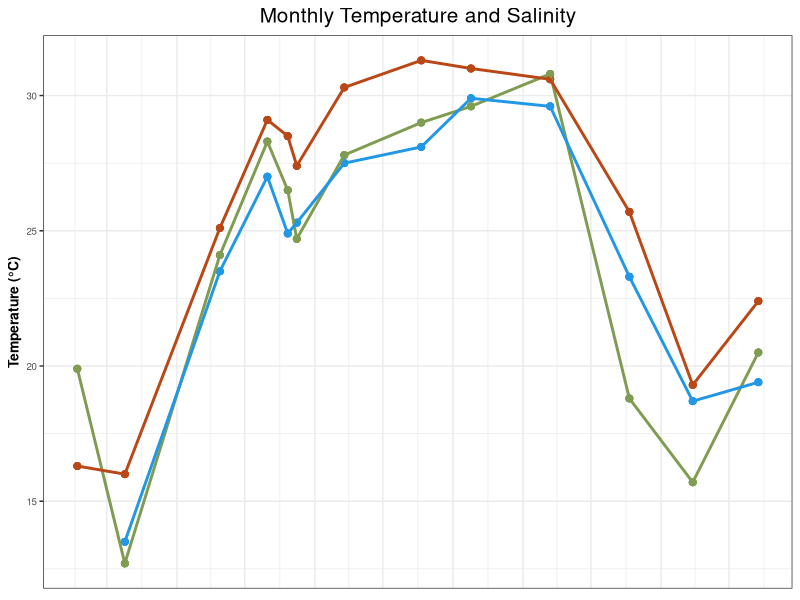
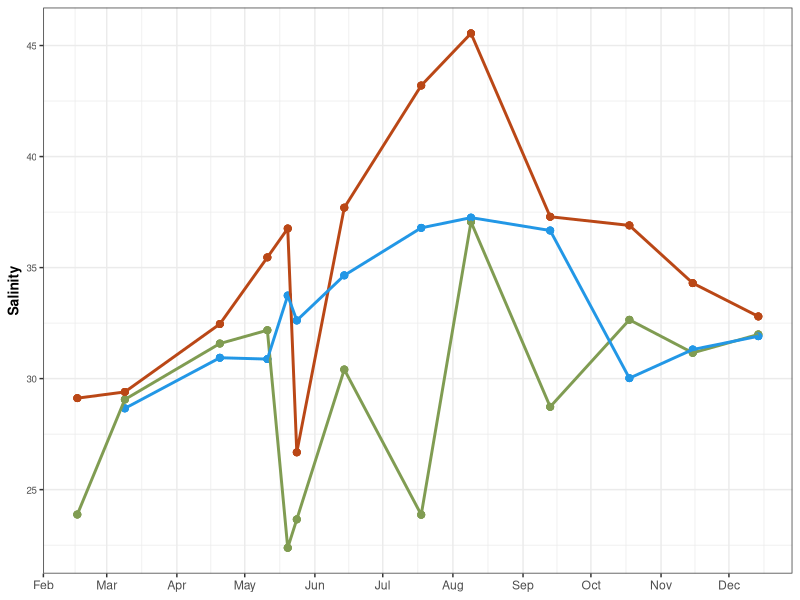
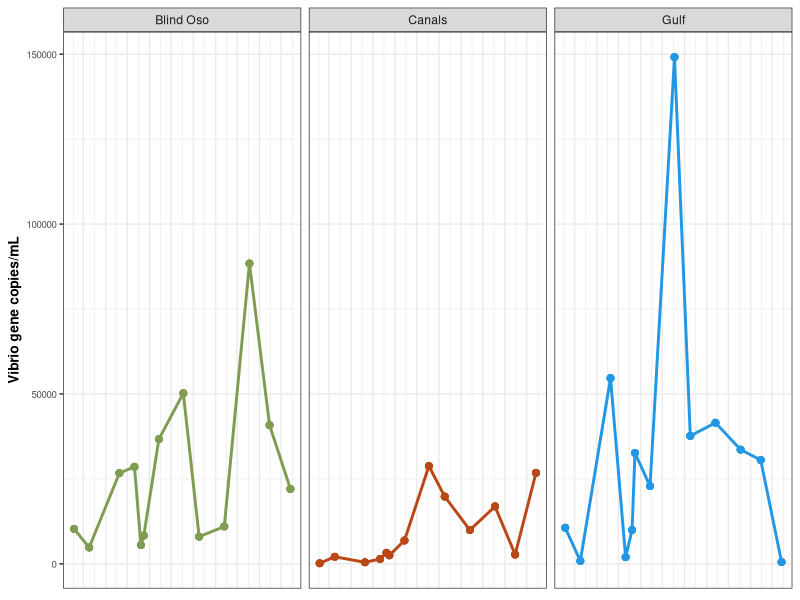
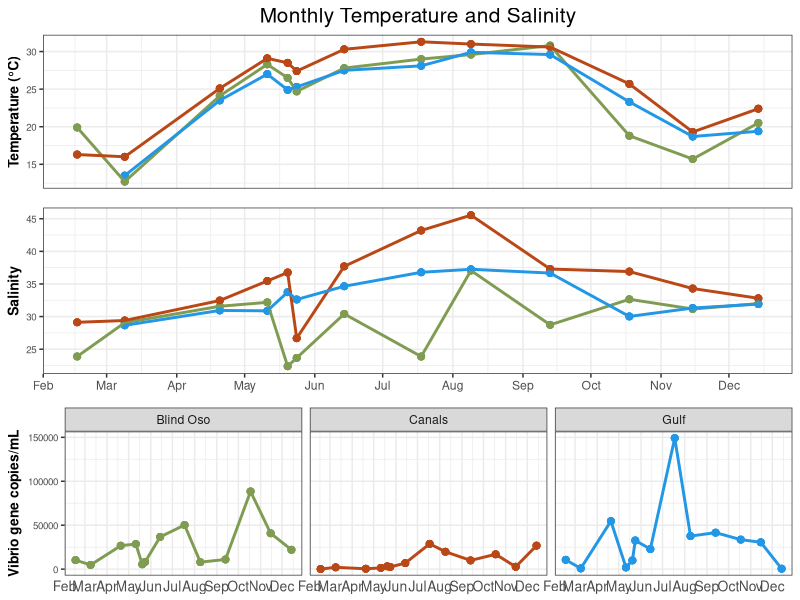
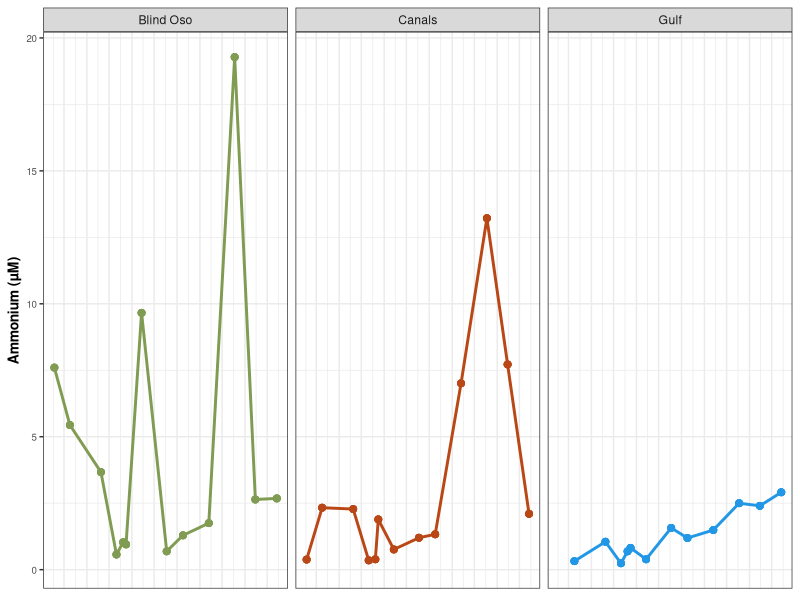
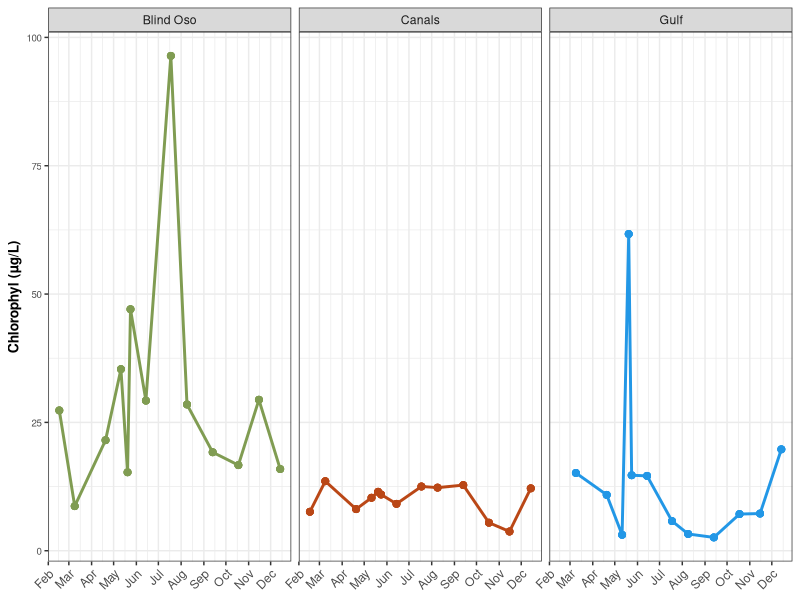
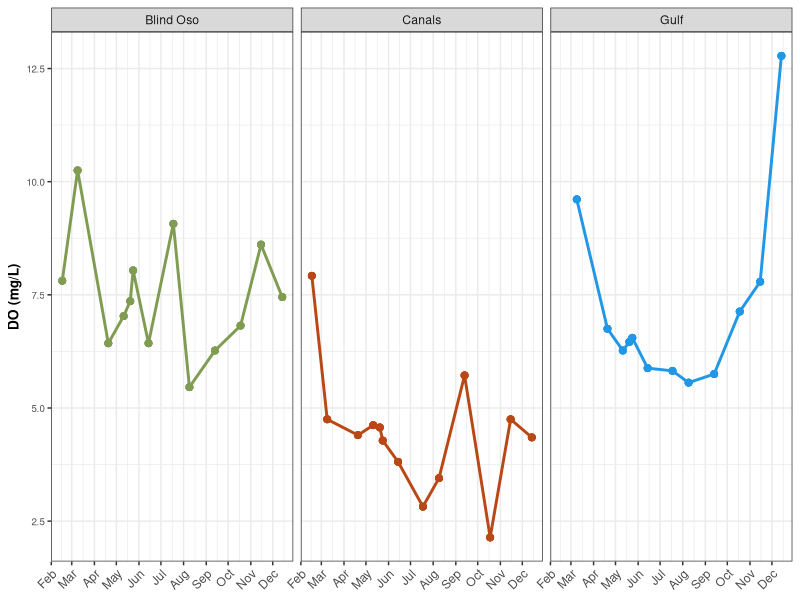
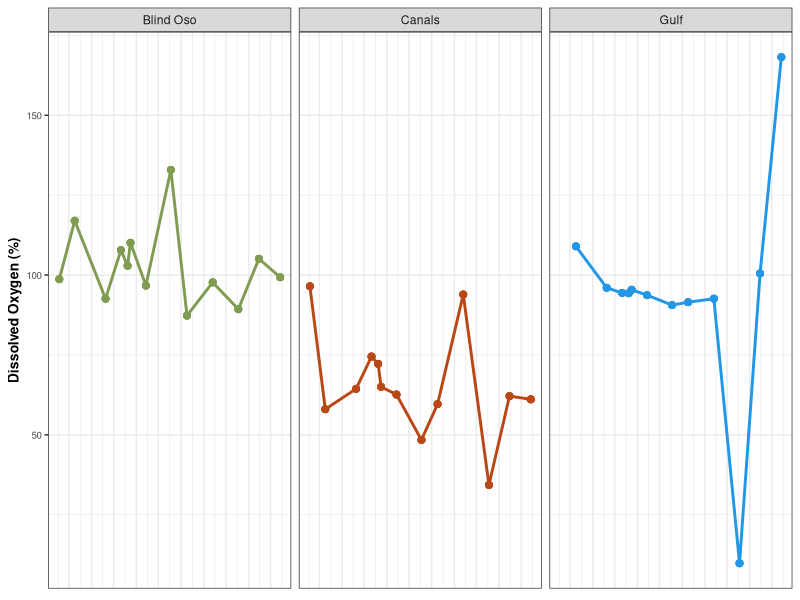

R code for these plots, in order:
## ---- chunk 1
library(tidyverse)
library(here)
library(ggpubr)
library(lubridate)
library(kableExtra) #Tables
## ---- chunk 2
d1<- read_csv(here("data", "processed_data", "tx_master.csv"))
## ---- chunk 3
daily<- d1 %>%
  filter(Type %in% "Daily")

monthly<- d1 %>% 
  mutate(Type = case_when(d1$date == "2022-07-18"  ~ "Monthly", #This makes 7-18-22 a monthly value for July
                          d1$Type == "Monthly" ~ "Monthly")) %>%
  filter(Type %in% "Monthly") 
## ---- chunk 4
temp<- monthly %>% ggplot() + 
  geom_point(
  aes(
    x = date,
    y = temp,
    color = site),
  size = 2)+
  geom_line(
  aes(
    x = date,
    y = temp,
    color = site),
  size = 1)+
  theme_bw()+
  #facet_wrap(~site)+
  labs(
    x = "Date",
    y = "Temperature (°C)",
    title = "Monthly Temperature and Salinity",
    color = "Site")+
  theme(
    plot.title= element_text(hjust = 0.5, size = 15),
    axis.title.x = element_blank(),
    axis.ticks.x = element_blank(),
    axis.text.x = element_blank(),
    axis.text.y = element_text(size = 7),
    axis.title.y = element_text(size = 10, face = "bold"),
    legend.position = "none",
    legend.background = element_rect(colour = 'black', fill = 'white', linetype='solid')) + #Moves legend onto plot 
    scale_color_manual(values = c("Blind Oso" = "#809C52",
                                "Canals" = "#ba4716",
                                "Gulf" = "4c848c"))+
   scale_x_date(date_breaks="1 month", date_labels="%b")


temp
  
## ---- chunk 5
sal<-  monthly %>% ggplot() + 
  geom_point(
  aes(
    x = date,
    y = sal,
    color = site),
  size = 2)+
  geom_line(
  aes(
    x = date,
    y = sal,
    color = site),
  size = 1)+
  theme_bw()+
  #facet_wrap(~site)+
  labs(
    x = "Date",
    y = "Salinity",
   # title = "Monthly Temperatures",
    color = "Site")+
  theme(
    plot.title= element_text(hjust = 0.5, size = 20),
    axis.title.x = element_blank(),
    #axis.ticks.x = element_blank(),
    #axis.text.x = element_blank(),
    axis.text.y = element_text(size = 7),
    axis.title.y = element_text(size = 10, face = "bold"),
    legend.position = "none",
    legend.background = element_rect(colour = 'black', fill = 'white', linetype='solid')) + #Moves legend onto plot 
    scale_color_manual(values = c("Blind Oso" = "#809C52",
                                "Canals" = "#ba4716",
                                "Gulf" = "4c848c"))+
   scale_x_date(date_breaks="1 month", date_labels="%b")


sal
## ---- chunk 6
fig3 <- monthly %>% ggplot() + 
  geom_point(
  aes(
    x = date,
    y = copies_mL,
    color = site),
  size = 2)+
  geom_line(
  aes(
    x = date,
    y = copies_mL,
    color = site),
  size = 1)+
  theme_bw()+
  facet_wrap(~site)+
  labs(
    x = "Date",
    y = "Vibrio gene copies/mL",
   # title = "Monthly Temperatures",
    color = "Site")+
  theme(
    plot.title= element_text(hjust = 0.5, size = 20),
    axis.title.x = element_blank(),
    axis.ticks.x = element_blank(),
    axis.text.x = element_blank(),
    axis.text.y = element_text(size = 7),
    axis.title.y = element_text(size = 10, face = "bold"),
    legend.position = "none",
    legend.background = element_rect(colour = 'black', fill = 'white', linetype='solid')) + #Moves legend onto plot 
    scale_color_manual(values = c("Blind Oso" = "#809C52",
                                "Canals" = "#ba4716",
                                "Gulf" = "4c848c"))+
   scale_x_date(date_breaks="1 month", date_labels="%b")

fig3
## ---- chunk 7
figp<- ggarrange(temp,sal, fig3 + font("x.text", size = 10), ncol = 1, nrow = 3,align = "v")

figp
## ---- chunk 8
amm<- monthly %>% ggplot() + 
  geom_point(
  aes(
    x = date,
    y = amm,
    color = site),
  size = 2)+
  geom_line(
  aes(
    x = date,
    y = amm,
    color = site),
  size = 1)+
  theme_bw()+
  facet_wrap(~site)+
  labs(
    x = "Date",
    y = "Ammonium (µM)",
   # title = "Monthly Temperatures",
    color = "Site")+
  theme(
    plot.title= element_text(hjust = 0.5, size = 20),
    axis.title.x = element_blank(),
    axis.ticks.x = element_blank(),
    axis.text.x = element_blank(),
    axis.text.y = element_text(size = 7),
    axis.title.y = element_text(size = 10, face = "bold"),
    legend.position = "none",
    legend.background = element_rect(colour = 'black', fill = 'white', linetype='solid')) + #Moves legend onto plot 
    scale_color_manual(values = c("Blind Oso" = "#809C52",
                                "Canals" = "#ba4716",
                                "Gulf" = "4c848c"))+
   scale_x_date(date_breaks="1 month", date_labels="%b")
amm
## ---- chunk 9
chl<- monthly %>% ggplot() + 
  geom_point(
  aes(
    x = date,
    y = chl,
    color = site),
  size = 2)+
  geom_line(
  aes(
    x = date,
    y = chl,
    color = site),
  size = 1)+
  theme_bw()+
  facet_wrap(~site)+
  labs(
    x = "Date",
    y = "Chlorophyl (µg/L)",
   # title = "Monthly Temperatures",
    color = "Site")+
  theme(
    plot.title= element_text(hjust = 0.5, size = 20),
    axis.title.x = element_blank(),
   # axis.ticks.x = element_blank(),
    axis.text.x = element_text(hjust = 1, angle = 45),
    axis.text.y = element_text(size = 7),
    axis.title.y = element_text(size = 10, face = "bold"),
    legend.position = "none",
    legend.background = element_rect(colour = 'black', fill = 'white', linetype='solid')) + #Moves legend onto plot 
    scale_color_manual(values = c("Blind Oso" = "#809C52",
                                "Canals" = "#ba4716",
                                "Gulf" = "4c848c"))+
   scale_x_date(date_breaks="1 month", date_labels="%b")
chl
## ---- chunk 10
do_mgl<-monthly %>% ggplot() + 
  geom_point(
  aes(
    x = date,
    y = do_mgl,
    color = site),
  size = 2)+
  geom_line(
  aes(
    x = date,
    y = do_mgl,
    color = site),
  size = 1)+
  theme_bw()+
  facet_wrap(~site)+
  labs(
    x = "Date",
    y = "DO (mg/L)",
   # title = "Monthly Temperatures",
    color = "Site")+
  theme(
    plot.title= element_text(hjust = 0.5, size = 20),
    axis.title.x = element_blank(),
   # axis.ticks.x = element_blank(),
    axis.text.x = element_text(hjust = 1, angle = 45),
    axis.text.y = element_text(size = 7),
    axis.title.y = element_text(size = 10, face = "bold"),
    legend.position = "none",
    legend.background = element_rect(colour = 'black', fill = 'white', linetype='solid')) + #Moves legend onto plot 
    scale_color_manual(values = c("Blind Oso" = "#809C52",
                                "Canals" = "#ba4716",
                                "Gulf" = "4c848c"))+
   scale_x_date(date_breaks="1 month", date_labels="%b")
do_mgl
## ---- chunk 11
do_per<- monthly %>% ggplot() + 
  geom_point(
  aes(
    x = date,
    y = do_per,
    color = site),
  size = 2)+
  geom_line(
  aes(
    x = date,
    y = do_per,
    color = site),
  size = 1)+
  theme_bw()+
  facet_wrap(~site)+
  labs(
    x = "Date",
    y = "Dissolved Oxygen (%)",
   # title = "Monthly Temperatures",
    color = "Site")+
  theme(
    plot.title= element_text(hjust = 0.5, size = 20),
    axis.title.x = element_blank(),
    axis.ticks.x = element_blank(),
    axis.text.x = element_blank(),
    axis.text.y = element_text(size = 7),
    axis.title.y = element_text(size = 10, face = "bold"),
    legend.position = "none",
    legend.background = element_rect(colour = 'black', fill = 'white', linetype='solid')) + #Moves legend onto plot 
    scale_color_manual(values = c("Blind Oso" = "#809C52",
                                "Canals" = "#ba4716",
                                "Gulf" = "4c848c"))+
   scale_x_date(date_breaks="1 month", date_labels="%b")
do_per
## ---- chunk 12
ph<- monthly %>% ggplot() + 
  geom_point(
  aes(
    x = date,
    y = pH,
    color = site),
  size = 2)+
  geom_line(
  aes(
    x = date,
    y = pH,
    color = site),
  size = 1)+
  theme_bw()+
  facet_wrap(~site)+
  labs(
    x = "Date",
    y = "pH",
   # title = "Monthly Temperatures",
    color = "Site")+
  theme(
    plot.title= element_text(hjust = 0.5, size = 20),
    axis.title.x = element_blank(),
    axis.ticks.x = element_blank(),
    axis.text.x = element_blank(),
    axis.text.y = element_text(size = 7),
    axis.title.y = element_text(size = 10, face = "bold"),
    legend.position = "none",
    legend.background = element_rect(colour = 'black', fill = 'white', linetype='solid')) + #Moves legend onto plot 
    scale_color_manual(values = c("Blind Oso" = "#809C52",
                                "Canals" = "#ba4716",
                                "Gulf" = "4c848c"))+
   scale_x_date(date_breaks="1 month", date_labels="%b")
ph
## ---- chunk 13
secchi<- monthly %>% ggplot() + 
  geom_point(
  aes(
    x = date,
    y = secchi,
    color = site),
  size = 2)+
  geom_line(
  aes(
    x = date,
    y = secchi,
    color = site),
  size = 1)+
  theme_bw()+
  facet_wrap(~site)+
  labs(
    x = "Date",
    y = "Secchi Depth (m)",
   # title = "Monthly Temperatures",
    color = "Site")+
  theme(
    plot.title= element_text(hjust = 0.5, size = 20),
    axis.title.x = element_blank(),
    axis.ticks.x = element_blank(),
    axis.text.x = element_blank(),
    axis.text.y = element_text(size = 7),
    axis.title.y = element_text(size = 10, face = "bold"),
    legend.position = "none",
    legend.background = element_rect(colour = 'black', fill = 'white', linetype='solid')) + #Moves legend onto plot 
    scale_color_manual(values = c("Blind Oso" = "#809C52",
                                "Canals" = "#ba4716",
                                "Gulf" = "4c848c"))+
   scale_x_date(date_breaks="1 month", date_labels="%b")

secchi
## ---- chunk 14
nn<- monthly %>% ggplot() + 
  geom_point(
  aes(
    x = date,
    y = nn,
    color = site),
  size = 2)+
  geom_line(
  aes(
    x = date,
    y = nn,
    color = site),
  size = 1)+
  theme_bw()+
  facet_wrap(~site)+
  labs(
    x = "Date",
    y = "Nitrate+Nitrite (µM)",
   # title = "Monthly Temperatures",
    color = "Site")+
  theme(
    plot.title= element_text(hjust = 0.5, size = 20),
    axis.title.x = element_blank(),
    axis.ticks.x = element_blank(),
    axis.text.x = element_blank(),
    axis.text.y = element_text(size = 7),
    axis.title.y = element_text(size = 10, face = "bold"),
    legend.position = "none",
    legend.background = element_rect(colour = 'black', fill = 'white', linetype='solid')) + #Moves legend onto plot 
    scale_color_manual(values = c("Blind Oso" = "#809C52",
                                "Canals" = "#ba4716",
                                "Gulf" = "4c848c"))+
   scale_x_date(date_breaks="1 month", date_labels="%b")

nn
## ---- chunk 15
orthop<- monthly %>% ggplot() + 
  geom_point(
  aes(
    x = date,
    y = orthop,
    color = site),
  size = 2)+
  geom_line(
  aes(
    x = date,
    y = orthop,
    color = site),
  size = 1)+
  theme_bw()+
  facet_wrap(~site)+
  labs(
    x = "Date",
    y = "Orthophosphate (µM)",
   # title = "Monthly Temperatures",
    color = "Site")+
  theme(
    plot.title= element_text(hjust = 0.5, size = 20),
    axis.title.x = element_blank(),
    axis.ticks.x = element_blank(),
    axis.text.x = element_blank(),
    axis.text.y = element_text(size = 7),
    axis.title.y = element_text(size = 10, face = "bold"),
    legend.position = "none",
    legend.background = element_rect(colour = 'black', fill = 'white', linetype='solid')) + #Moves legend onto plot 
    scale_color_manual(values = c("Blind Oso" = "#809C52",
                                "Canals" = "#ba4716",
                                "Gulf" = "4c848c"))+
   scale_x_date(date_breaks="1 month", date_labels="%b")
orthop
## ---- chunk 16
sil<-monthly %>% 
  filter(site %in% "Canals") %>%
  ggplot() + 
  geom_point(
  aes(
    x = date,
    y = sil,
    color = site),
  size = 2)+
  geom_line(
  aes(
    x = date,
    y = sil,
    color = site))+
  theme_bw()+
  #facet_wrap(~site)+
  labs(
    x = "Date",
    y = "Silicate (µM)",
    title = "Canals: Silicate",
    color = "Site")+
  theme(
    plot.title= element_text(hjust = 0.5, size = 20),
   # axis.title.x = element_blank(),
    #axis.ticks.x = element_blank(),
    #axis.text.x = element_blank(),
    axis.text.y = element_text(size = 7),
    axis.title.y = element_text(size = 10, face = "bold"),
    legend.position = "none",
    legend.background = element_rect(colour = 'black', fill = 'white', linetype='solid')) + #Moves legend onto plot 
    scale_color_manual(values = c("Blind Oso" = "#809C52",
                                "Canals" = "#ba4716",
                                "Gulf" = "4c848c"))+
   scale_x_date(date_breaks="1 month", date_labels="%b")

sil
## ---- chunk 17
din<- monthly %>% ggplot() + 
  geom_point(
  aes(
    x = date,
    y = din,
    color = site),
  size = 2)+
  geom_line(
  aes(
    x = date,
    y = din,
    color = site),
  size = 1)+
  theme_bw()+
  facet_wrap(~site)+
  labs(
    x = "Date",
    y = "DIN (µM)",
   # title = "Monthly Temperatures",
    color = "Site")+
  theme(
    plot.title= element_text(hjust = 0.5, size = 20),
    axis.title.x = element_blank(),
    axis.ticks.x = element_blank(),
    axis.text.x = element_blank(),
    axis.text.y = element_text(size = 7),
    axis.title.y = element_text(size = 10, face = "bold"),
    legend.position = "none",
    legend.background = element_rect(colour = 'black', fill = 'white', linetype='solid')) + #Moves legend onto plot 
    scale_color_manual(values = c("Blind Oso" = "#809C52",
                                "Canals" = "#ba4716",
                                "Gulf" = "4c848c"))+
   scale_x_date(date_breaks="1 month", date_labels="%b")
din
## ---- chunk 18
din_dip<- monthly %>% ggplot() + 
  geom_point(
  aes(
    x = date,
    y = din_dip,
    color = site),
  size = 2)+
  geom_line(
  aes(
    x = date,
    y = din_dip,
    color = site),
  size = 1)+
  theme_bw()+
  facet_wrap(~site)+
  labs(
    x = "Date",
    y = "DIN:DIP (µM)",
   # title = "Monthly Temperatures",
    color = "Site")+
  theme(
    plot.title= element_text(hjust = 0.5, size = 20),
    axis.title.x = element_blank(),
    axis.ticks.x = element_blank(),
    axis.text.x = element_blank(),
    axis.text.y = element_text(size = 7),
    axis.title.y = element_text(size = 10, face = "bold"),
    legend.position = "none",
    legend.background = element_rect(colour = 'black', fill = 'white', linetype='solid')) + #Moves legend onto plot 
    scale_color_manual(values = c("Blind Oso" = "#809C52",
                                "Canals" = "#ba4716",
                                "Gulf" = "4c848c"))+
   scale_x_date(date_breaks="1 month", date_labels="%b")

din_dip
## ---- chunk 19
tdn<- monthly %>% ggplot() + 
  geom_point(
  aes(
    x = date,
    y = tdn,
    color = site),
  size = 2)+
  geom_line(
  aes(
    x = date,
    y = tdn,
    color = site),
  size = 1)+
  theme_bw()+
  facet_wrap(~site)+
  labs(
    x = "Date",
    y = "TDN (µM)",
   # title = "Monthly Temperatures",
    color = "Site")+
  theme(
    plot.title= element_text(hjust = 0.5, size = 20),
    axis.title.x = element_blank(),
    axis.ticks.x = element_blank(),
    axis.text.x = element_blank(),
    axis.text.y = element_text(size = 7),
    axis.title.y = element_text(size = 10, face = "bold"),
    legend.position = "none",
    legend.background = element_rect(colour = 'black', fill = 'white', linetype='solid')) + #Moves legend onto plot 
    scale_color_manual(values = c("Blind Oso" = "#809C52",
                                "Canals" = "#ba4716",
                                "Gulf" = "4c848c"))+
   scale_x_date(date_breaks="1 month", date_labels="%b")

tdn
## ---- chunk 20
don<- monthly %>% ggplot() + 
  geom_point(
  aes(
    x = date,
    y = don,
    color = site),
  size = 2)+
  geom_line(
  aes(
    x = date,
    y = don,
    color = site),
  size = 1)+
  theme_bw()+
  facet_wrap(~site)+
  labs(
    x = "Date",
    y = "DON (µM)",
   # title = "Monthly Temperatures",
    color = "Site")+
  theme(
    plot.title= element_text(hjust = 0.5, size = 20),
    axis.title.x = element_blank(),
    axis.ticks.x = element_blank(),
    axis.text.x = element_blank(),
    axis.text.y = element_text(size = 7),
    axis.title.y = element_text(size = 10, face = "bold"),
    legend.position = "none",
    legend.background = element_rect(colour = 'black', fill = 'white', linetype='solid')) + #Moves legend onto plot 
    scale_color_manual(values = c("Blind Oso" = "#809C52",
                                "Canals" = "#ba4716",
                                "Gulf" = "4c848c"))+
   scale_x_date(date_breaks="1 month", date_labels="%b")
don
## ---- chunk 21
doc<- monthly %>% ggplot() + 
  geom_point(
  aes(
    x = date,
    y = doc,
    color = site),
  size = 2)+
  geom_line(
  aes(
    x = date,
    y = doc,
    color = site),
  size = 1)+
  theme_bw()+
  facet_wrap(~site)+
  labs(
    x = "Date",
    y = "DOC (µM)",
   # title = "Monthly Temperatures",
    color = "Site")+
  theme(
    plot.title= element_text(hjust = 0.5, size = 20),
    axis.title.x = element_blank(),
    axis.ticks.x = element_blank(),
    axis.text.x = element_blank(),
    axis.text.y = element_text(size = 7),
    axis.title.y = element_text(size = 10, face = "bold"),
    legend.position = "none",
    legend.background = element_rect(colour = 'black', fill = 'white', linetype='solid')) + #Moves legend onto plot 
    scale_color_manual(values = c("Blind Oso" = "#809C52",
                                "Canals" = "#ba4716",
                                "Gulf" = "4c848c"))+
   scale_x_date(date_breaks="1 month", date_labels="%b")
doc
## ---- chunk 22
toc<- monthly %>% ggplot() + 
  geom_point(
  aes(
    x = date,
    y = toc,
    color = site),
  size = 2)+
  geom_line(
  aes(
    x = date,
    y = toc,
    color = site),
  size = 1)+
  theme_bw()+
  facet_wrap(~site)+
  labs(
    x = "Date",
    y = "TOC (µM)",
   # title = "Monthly Temperatures",
    color = "Site")+
  theme(
    plot.title= element_text(hjust = 0.5, size = 20),
    axis.title.x = element_blank(),
    axis.ticks.x = element_blank(),
    axis.text.x = element_blank(),
    axis.text.y = element_text(size = 7),
    axis.title.y = element_text(size = 10, face = "bold"),
    legend.position = "none",
    legend.background = element_rect(colour = 'black', fill = 'white', linetype='solid')) + #Moves legend onto plot 
    scale_color_manual(values = c("Blind Oso" = "#809C52",
                                "Canals" = "#ba4716",
                                "Gulf" = "4c848c"))+
   scale_x_date(date_breaks="1 month", date_labels="%b")
toc
## ---- chunk 23
tn<- monthly %>% ggplot() + 
  geom_point(
  aes(
    x = date,
    y = tn,
    color = site),
  size = 2)+
  geom_line(
  aes(
    x = date,
    y = tn,
    color = site),
  size = 1)+
  theme_bw()+
  facet_wrap(~site)+
  labs(
    x = "Date",
    y = "TN (µM)",
   # title = "Monthly Temperatures",
    color = "Site")+
  theme(
    plot.title= element_text(hjust = 0.5, size = 20),
    axis.title.x = element_blank(),
    axis.ticks.x = element_blank(),
    axis.text.x = element_blank(),
    axis.text.y = element_text(size = 7),
    axis.title.y = element_text(size = 10, face = "bold"),
    legend.position = "none",
    legend.background = element_rect(colour = 'black', fill = 'white', linetype='solid')) + #Moves legend onto plot 
    scale_color_manual(values = c("Blind Oso" = "#809C52",
                                "Canals" = "#ba4716",
                                "Gulf" = "4c848c"))+
   scale_x_date(date_breaks="1 month", date_labels="%b")
tn
## ---- chunk 24
final<- ggarrange(
                temp,
                sal,
                #nn,
                #orthop,
                #amm,
                #din,
                #don,
                #doc,
               # toc,
                #pH,
               # tn,
                #sil,
               # cop,
                #tdn,
                #do_mgl,
                #secchi,
                #din_dip,
                #chl,
                #font("x.text", size = 8.5),
                ncol = 1, 
                nrow = 2,
                align = "v")

final

ggsave(here("results", "plots", "env_monthly.png"))
## ---- chunk 25
avg<- 
  monthly %>%
  filter(!date == as.Date('2022-05-24') & !date == as.Date('2022-05-20'),#Gets ride of extra dates in May
         hr_cst %in% "01" 
         | hr_cst %in% "00") 

b_avg<-
  avg %>%
  filter(site %in% "Blind Oso") %>%
  select(!c(site, date, Type, hr_cst)) 
b_avg<-
  rbind(b_avg, sapply(b_avg, function(x) if(is.numeric(x)) mean(x, na.rm = TRUE) else ""))



c_avg<-
  avg %>%
  filter(site %in% "Canals")%>%
  select(!c(site, date, Type, hr_cst))
c_avg<-
  rbind(c_avg, sapply(c_avg, function(x) if(is.numeric(x)) mean(x, na.rm = TRUE) else "")) 

r_avg<-
  avg %>%
  filter(site %in% "Gulf")%>%
  select(!c(site, date, Type, hr_cst))
r_avg<-
  rbind(r_avg, sapply(r_avg, function(x) if(is.numeric(x)) mean(x, na.rm = TRUE) else ""))

## ---- chunk 26
b_nn<- b_avg$nn[12] 
b_orthop<- b_avg$orthop[12]
b_amm<- b_avg$amm[12]

c_nn<- c_avg$nn[12]
c_orthop<- c_avg$orthop[12]
c_amm<- c_avg$amm[12]

r_nn<- r_avg$nn[12]
r_orthop<- r_avg$orthop[12]
r_amm<- r_avg$amm[12]

#DF
average_df<- 
  tibble(Site  = c("Blind Oso", "Canals", "Gulf"),
             NN = c(b_nn, c_nn, r_nn),
             OrthoP = c(b_orthop, c_orthop, r_orthop),
             Amm = c(b_amm, c_amm, r_amm))
kable(average_df)
## ---- chunk 27
site_nn<-
  avg %>%
  ggplot() + geom_boxplot(
    aes(x = site,
        y = nn,
        color = site)) +
  theme_bw()+
    scale_color_manual(values = c("Blind Oso" = "#809C52",
                                "Canals" = "#ba4716",
                                "Gulf" = "#4c848c"))+
  labs(y = "Nitrate+Nitrite (µM)")

## ---- chunk 28
site_orthop<-
  avg %>%
  ggplot() + geom_boxplot(
    aes(x = site,
        y = orthop,
        color = site))+
  theme_bw()+
    scale_color_manual(values = c("Blind Oso" = "#809C52",
                                "Canals" = "#ba4716",
                                "Gulf" = "#4c848c"))+
  labs(y = "Orthophosphate (µM)")

## ---- chunk 29
site_amm<-
  avg %>%
  ggplot() + geom_boxplot(
    aes(x = site,
        y = amm,
        color = site)) +
  theme_bw()+
    scale_color_manual(values = c("Blind Oso" = "#809C52",
                                "Canals" = "#ba4716",
                                "Gulf" = "#4c848c"))+
  labs(y = "Ammonium (µM)")

## ---- chunk 30
ggarrange(site_nn, site_orthop, site_amm,
          ncol = 1, 
          nrow = 3)

ggsave(here('results', 'plots', 'env', 'monthly_nutrients_averages.png'))
